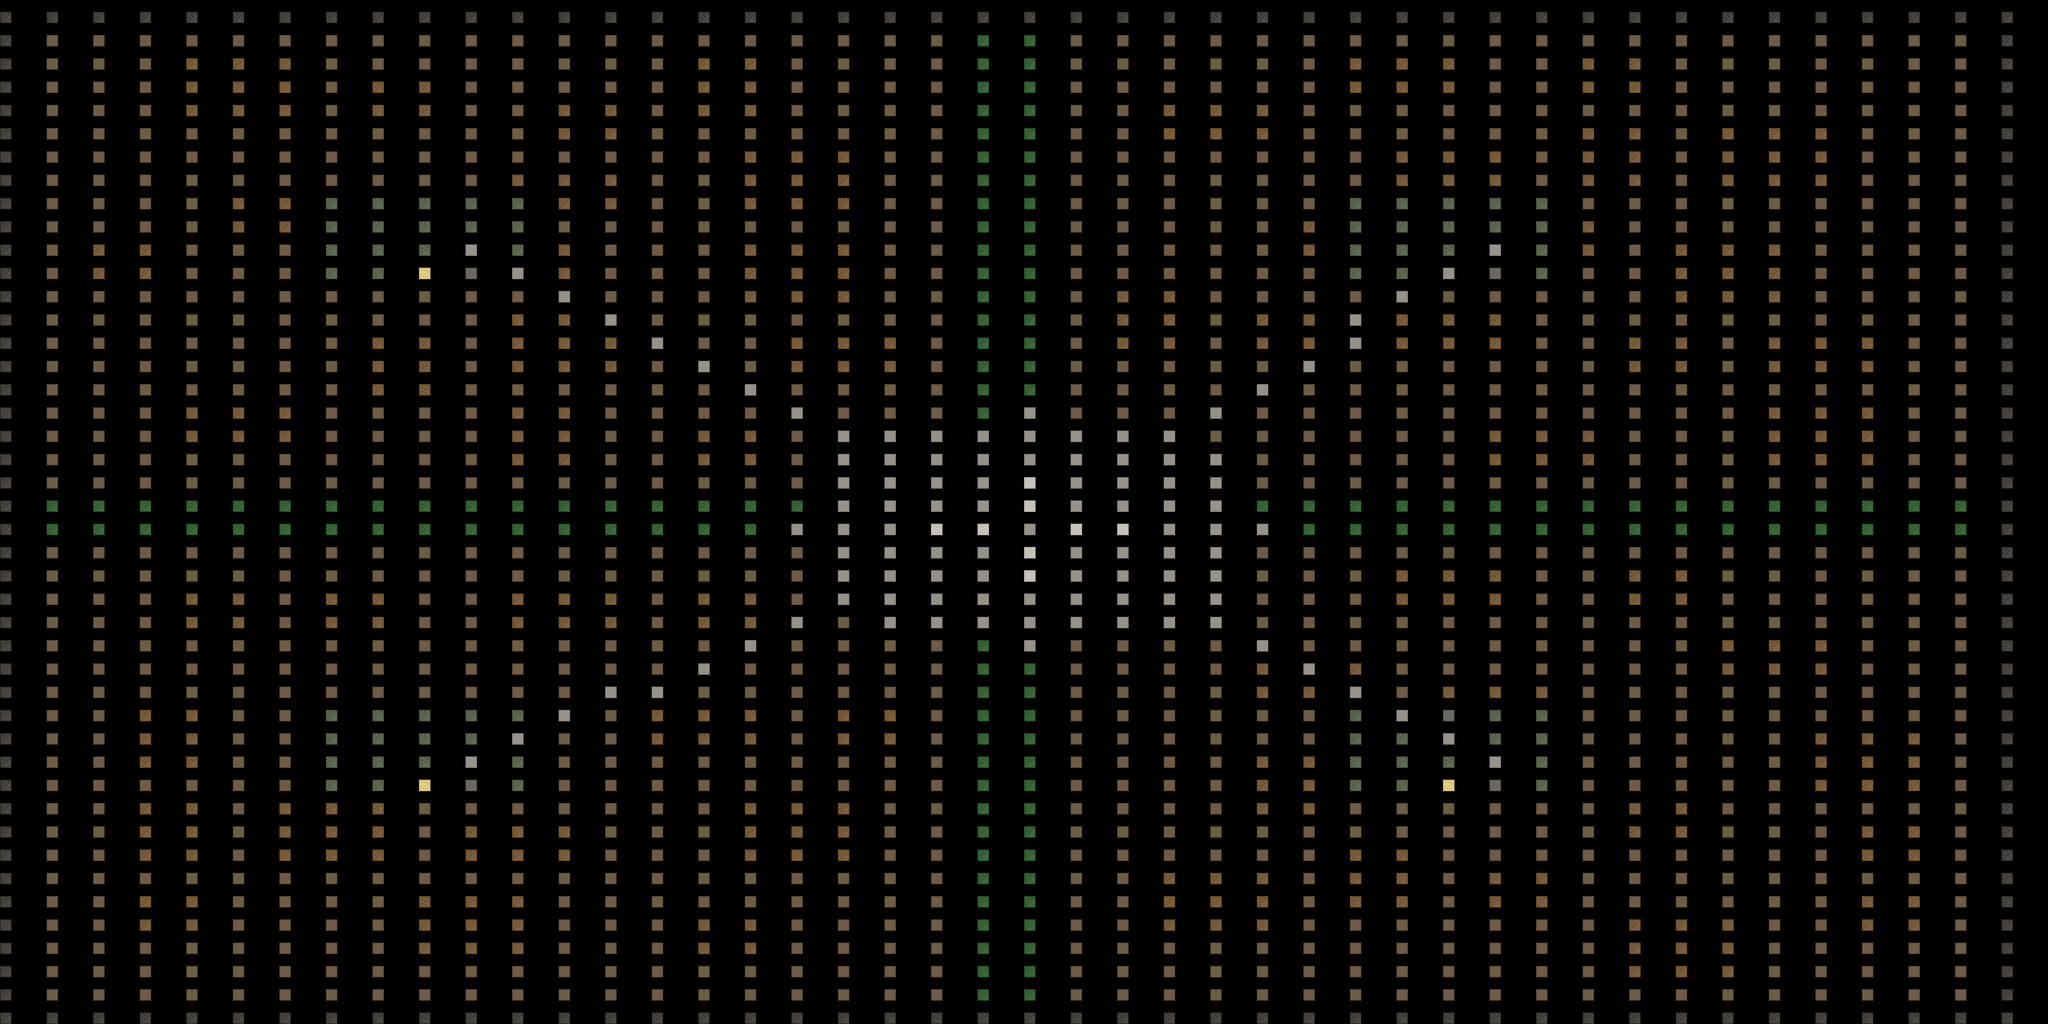

Rendered tile map (Tiled .tmx) drawn with the repository's tilesets; below, a short description and the map source with its tile grids summarised:
An orthogonal 44x44 tile map with 64x32 px tiles, 1 tile layer (suelo).

<map version="1.10" tiledversion="1.10.2" orientation="orthogonal" renderorder="right-down" width="44" height="44" tilewidth="64" tileheight="32" infinite="0" nextlayerid="2" nextobjectid="1">
 <tileset firstgid="1" name="ciudad" tilewidth="16" tileheight="16" tilecount="36" columns="6">
  <image source="../textures/ciudad_tileset.png" width="96" height="96" />
  <tile id="1">
   <properties>
    <property name="collision" type="bool" value="true" />
   </properties>
  </tile>
  <tile id="3">
   <properties>
    <property name="collision" type="bool" value="true" />
   </properties>
  </tile>
  <tile id="6">
   <properties>
    <property name="collision" type="bool" value="true" />
   </properties>
  </tile>
  <tile id="7">
   <properties>
    <property name="collision" type="bool" value="true" />
   </properties>
  </tile>
  <tile id="8">
   <properties>
    <property name="collision" type="bool" value="true" />
   </properties>
  </tile>
  <tile id="9">
   <properties>
    <property name="collision" type="bool" value="true" />
   </properties>
  </tile>
  <tile id="10">
   <properties>
    <property name="collision" type="bool" value="true" />
   </properties>
  </tile>
  <tile id="11">
   <properties>
    <property name="collision" type="bool" value="true" />
   </properties>
  </tile>
  <tile id="12">
   <properties>
    <property name="collision" type="bool" value="true" />
   </properties>
  </tile>
  <tile id="13">
   <properties>
    <property name="collision" type="bool" value="true" />
   </properties>
  </tile>
  <tile id="14">
   <properties>
    <property name="collision" type="bool" value="true" />
   </properties>
  </tile>
  <tile id="15">
   <properties>
    <property name="collision" type="bool" value="true" />
   </properties>
  </tile>
  <tile id="16">
   <properties>
    <property name="collision" type="bool" value="true" />
   </properties>
  </tile>
  <tile id="17">
   <properties>
    <property name="collision" type="bool" value="true" />
   </properties>
  </tile>
  <tile id="18">
   <properties>
    <property name="collision" type="bool" value="true" />
   </properties>
  </tile>
  <tile id="19">
   <properties>
    <property name="collision" type="bool" value="true" />
   </properties>
  </tile>
  <tile id="24">
   <properties>
    <property name="collision" type="bool" value="true" />
   </properties>
  </tile>
  <tile id="25">
   <properties>
    <property name="collision" type="bool" value="true" />
   </properties>
  </tile>
  <tile id="26">
   <properties>
    <property name="collision" type="bool" value="true" />
   </properties>
  </tile>
  <tile id="28">
   <properties>
    <property name="collision" type="bool" value="true" />
   </properties>
  </tile>
  <tile id="32">
   <properties>
    <property name="collision" type="bool" value="true" />
   </properties>
  </tile>
  <tile id="35">
   <properties>
    <property name="collision" type="bool" value="true" />
   </properties>
  </tile>
 </tileset>
 <layer id="1" name="suelo" width="44" height="44">
  <data>[1936 cells, 1936 non-empty, 9 distinct tile ids]</data>
 </layer>
</map>
